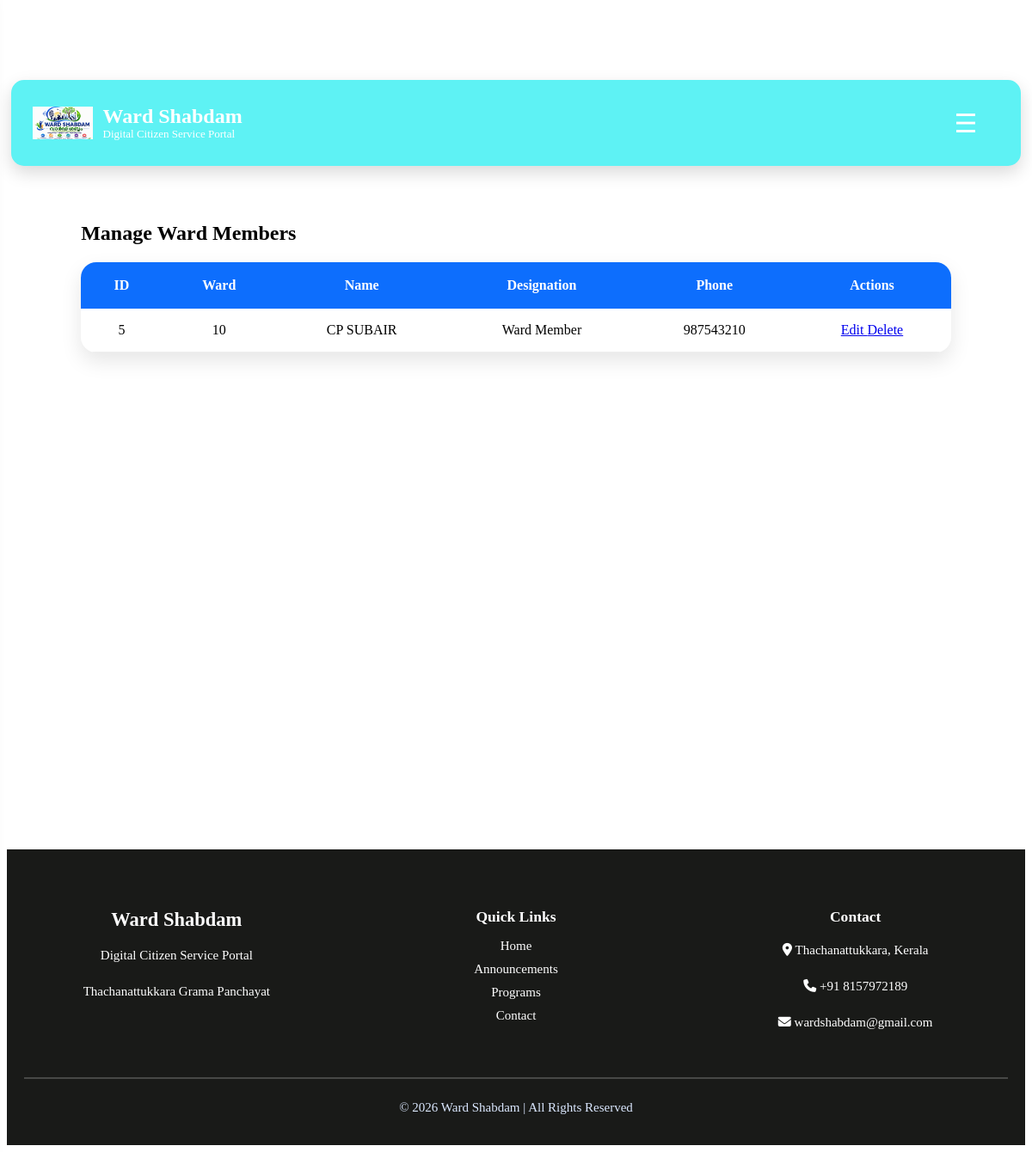
The app's page /admin/ward-members, older data.
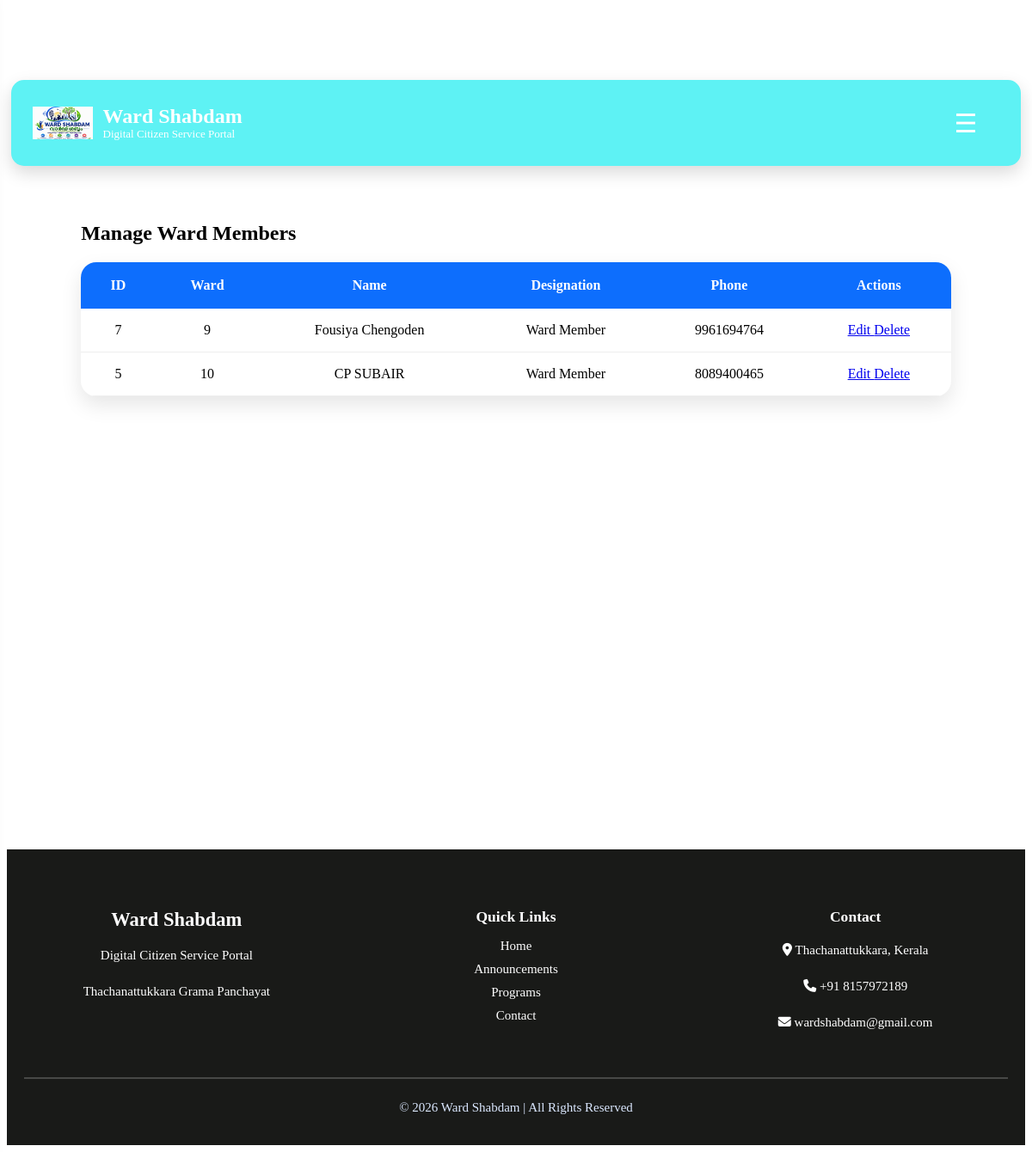
The same page, newer data.
### tables this page shows
CREATE TABLE ward_members (
    id INTEGER PRIMARY KEY AUTOINCREMENT,
    ward_no INTEGER NOT NULL,
    name TEXT NOT NULL,
    designation TEXT NOT NULL,
    phone TEXT NOT NULL,
    email TEXT,
    photo TEXT
, username TEXT, password TEXT);

### app.py (the view)
@app.route("/admin/ward-members")
def manage_ward_members():
    admin_required()
    conn = sqlite3.connect("database/wardshabdam.db")
    conn.row_factory = sqlite3.Row
    cursor = conn.cursor()
    cursor.execute("""
        SELECT *
        FROM ward_members
        ORDER BY ward_no
    """)
    members = cursor.fetchall()
    conn.close()
    return render_template(
        "manage_ward_members.html",
        members=members
    )

### app.py (called while the page is built, shortened)
def admin_required():
    if "admin_id" not in session:
        return redirect("/admin_login")
    return None

@app.context_processor
def notification_context():
    if "citizen_id" not in session:
        return {"notification_count": 0}

### templates/manage_ward_members.html (shortened to what this page needs)
{% extends "layout.html" %}
{% block content %}
<div class="container mt-5">
    <h2 class="text-center text-success mb-4">
        Manage Ward Members
    </h2>
    <table class="table table-bordered table-striped">
        <thead class="table-success">
            <tr>
                <th>ID</th>
                <th>Ward</th>
                <th>Name</th>
                <th>Designation</th>
                <th>Phone</th>
                <th>Actions</th>
            </tr>
        </thead>
        <tbody>
            {% for member in members %}
            <tr>
                <td>{{ member.id }}</td>
                <td>{{ member.ward_no }}</td>
                <td>{{ member.name }}</td>
                <td>{{ member.designation }}</td>
                <td>{{ member.phone }}</td>
                <td>
                    <a href="/admin/edit-ward-member/{{ member.id }}"
                       class="btn btn-warning btn-sm">
                        Edit
                    </a>
                    <a href="/admin/delete-ward-member/{{ member.id }}"
                       class="btn btn-danger btn-sm"
                       onclick="return confirm('Delete this member?')">
                        Delete
                    </a>
                </td>
            </tr>
            {% endfor %}
        </tbody>
    </table>
</div>
{% endblock %}

Row changes from the older to the newer data that the page shows:
added ward_members: id "7", ward_no "9", name "Fousiya Chengoden", designation "Ward Member", phone "9961694764"
changed ward_members "CP SUBAIR": phone "987543210" → "8089400465"
